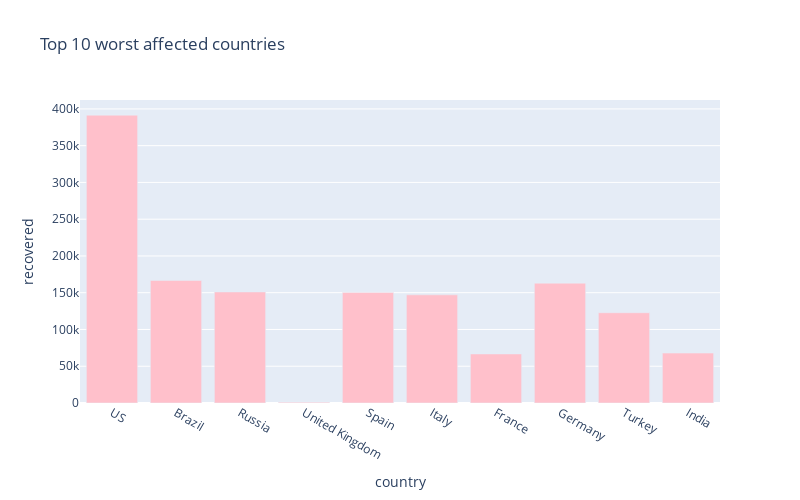

The code cell stored with this chart in its notebook:
### Markdown cell above
# Worst hit countries - Recovering cases

### Code cell
px.bar(
    sorted_country_df.head(10),
    x = "country",
    y = "recovered",
    title= "Top 10 worst affected countries", # the axis names
    color_discrete_sequence=["pink"], 
    height=500,
    width=800
)

### Figure 1 — Plotly figure (JSON) as saved in the notebook; plotly's stock layout.template omitted (floating-point values rounded to 4 significant figures)
{"data": [{"alignmentgroup": "True", "hovertemplate": "country=%{x}<br>recovered=%{y}<extra></extra>", "legendgroup": "", "marker": {"color": "pink"}, "name": "", "offsetgroup": "", "orientation": "v", "showlegend": false, "textposition": "auto", "type": "bar", "x": ["US", "Brazil", "Russia", "United Kingdom", "Spain", "Italy", "France", "Germany", "Turkey", "India"], "xaxis": "x", "y": [391508, 166647, 150993, 1166, 150376, 147101, 66702, 163010, 122793, 67901], "yaxis": "y"}], "layout": {"barmode": "relative", "height": 500, "legend": {"tracegroupgap": 0}, "title": {"text": "Top 10 worst affected countries"}, "width": 800, "xaxis": {"anchor": "y", "domain": [0, 1], "title": {"text": "country"}}, "yaxis": {"anchor": "x", "domain": [0, 1], "title": {"text": "recovered"}}}}
